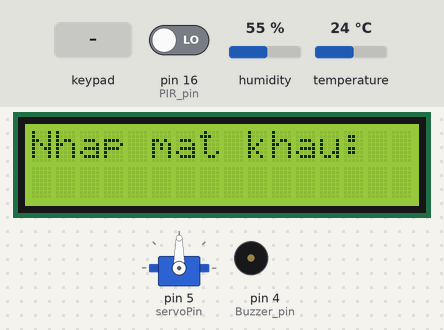
Simulated run of this sketch. Board: Arduino Uno, built with avr-gcc and run on an emulated ATmega328P. On the bench: servo, 16×2 character LCD, buzzer (waves = sounding). Inputs (shaded band) come from the test bench; at power-on: pin 16 (PIR_pin) LOW, humidity 55 %, temperature 24 °C. What the sketch prints to the serial monitor is not drawn.

Above: at 1.2 s.
1.3 s: keypad keys 1 2 3 4 # pressed 0.4 s apart
At 3.5 s:
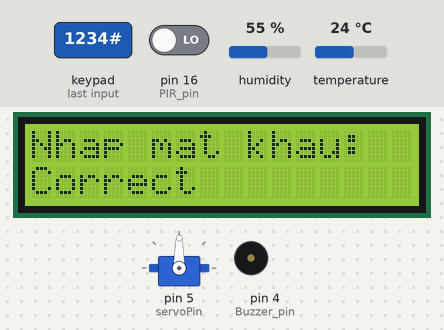
At 4.3 s:
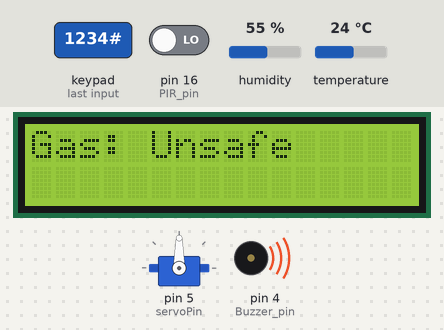
Timing chart, 0 to 11.4 s (numbered marks = the images above; inputs shaded):
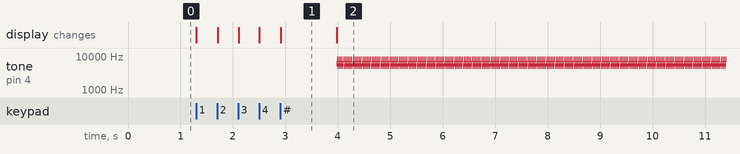

The sketch:

ver1.1.ino
```cpp
#include <Servo.h>
Servo myServo;
#include <DHT.h>
#include <LiquidCrystal_I2C.h>
#include <Wire.h>
LiquidCrystal_I2C lcd(0x27,16,2);
#include <Keypad.h>

// --------------------- SETUP PIN --------------------- //

#define DHT_pin 14                 // Pin out cua cam bien Nhiet do          // Loai DHT11 hoac DHT22
#define PIR_pin 16                 // Chon ngo tin hieu vao cho PIR
#define Gas_pin 15
#define Buzzer_pin 4
#define servoPin 5


// --------------------- SETUP KEYPAD --------------------- //

const int ROW_NUM = 4; //four rows
const int COLUMN_NUM = 4; //four columns

char keys[ROW_NUM][COLUMN_NUM] = {
  {'1','2','3', 'A'},
  {'4','5','6', 'B'},
  {'7','8','9', 'C'},
  {'*','0','#', 'D'}
};

byte pin_rows[ROW_NUM] = {13, 12, 11, 10}; //connect to the row pinouts of the keypad
byte pin_column[COLUMN_NUM] = {9, 8, 7, 6}; //connect to the column pinouts of the keypad


// --------------------- GLOBAL VARIABLE --------------------- //

int PIR_value = 0;                 // set gia tri cua PIR
float Humidity_value = 0;          // set gia tri do am ban dau = 0
float Temperature_value = 0;       // set gia tri nhiet do ban dau = 0
bool flag_LCD = true;
bool flag_Gas = true;
int Gas_value = 0;
const String password = "1234";    // Password
String input_password;
char key;
const int door_close = 10;
const int door_open = 170;
// --------------------- SETUP ARDUINO --------------------- //

DHT dht(DHT_pin, DHT11);           // Khoi dong DHT
Keypad keypad = Keypad( makeKeymap(keys), pin_rows, pin_column, ROW_NUM, COLUMN_NUM );
unsigned long times = millis();
unsigned long times_password = millis();
unsigned long times_door = millis();

// ----------------------------------------------------//

void setup() {
  INIT_ARDUINO();
}


void loop() {

  while(NhapMatKhau() == true)
  {
    while(1) {

      DHT_Function();

      PIR_Buzzer(); // Canh bao chuyen dong

      Show_Unsafe_Gas();

      if (Log_out())
        break;
    }
  }
}

void INIT_ARDUINO() {
  Serial.begin(9600);                 // Set braud rate
  dht.begin(); // Khoi dong DHT
  myServo.attach(servoPin);
  pinMode(Buzzer_pin, OUTPUT);        // Set chan cua Buzzer
  input_password.reserve(10);         // Gioi han mat khau: 10
  lcd.begin();                        // Khoi dong lcd
  lcd.backlight();                    // Bat nen lcd
  lcd.clear();                        // Xoa man hinh lcd
}

//----------- HAM DHT -----------//
void DHT_Function() {
  if (millis() - times > 1000) {
    Humidity_value = dht.readHumidity();        // Doc do am
    Temperature_value = dht.readTemperature();  // Doc nhiet do
    Gas_value = analogRead(Gas_pin);
    times = millis();
  }
      Hien_LCD();
}

//----------- HAM PIR -----------//
void PIR_Buzzer() { // Cam bien chuyen dong + canh bao
  PIR_value = digitalRead(PIR_pin);
  if (PIR_value == HIGH) { // Neu gia gia tri o muc cao (1)
    if (flag_LCD) {
      lcd.clear();
      lcd.setCursor(0, 0);
      lcd.print("Motion detected!");
    }
    Buzzer_PIP();
    flag_LCD = false;
    PIR_Buzzer(); // Goi lai ham kiem tra cho den khi An toan
    lcd.clear();
  }
  flag_LCD = true; // Set lai bien flag_LCD nhu ban dau

}

void Buzzer_PIP() {
  tone(Buzzer_pin, 6000, 300);
      delay(10);
  tone(Buzzer_pin, 8000, 300);
      delay(10);
  tone(Buzzer_pin, 5000, 300);
      delay(10);
}

//----------- HAM MQ2 -----------//
bool Check_gas() {
  if (Gas_value > 160) {
    Serial.println(Gas_value);
    return true;
  }
  Serial.println(Gas_value);
  return false;
}

void Show_Unsafe_Gas() {
  if (Check_gas())
  {
    if (flag_Gas) {
      lcd.clear();
      lcd.setCursor(0, 0);
      lcd.print("Gas: Unsafe");
    }
    Buzzer_PIP();
    flag_Gas = false;
    Show_Unsafe_Gas();
  }
  flag_Gas = false;
}

//----------- HAM KEYPAD - PASSWORD -----------//
bool KiemTraMatKhau() {
  input_password = "";
  while (millis() - times_password < 5000) { // Sau 5s, neu nguoi dung khong nhap thi se thoat

      key = keypad.getKey();

      if (key){
        times_password = millis(); // set lai times_password
        if(key == '*') {
          input_password = ""; // reset input password
          XuatLCD_notClear(0, 1, input_password);
        }
        else if(key == '#') {
            if(password == input_password) {
              XuatLCD_notClear(0, 1, "Correct");
              delay(1000);
              lcd.clear();
              return true;
            } else {
              XuatLCD_notClear(0, 1, "Incorrect");
              delay(1000);
              lcd.clear();
              return false;
            }

            input_password = ""; // reset imput password
          } else {
            input_password += key; // append new character to input password string
          }
          XuatLCD_notClear(0, 1, input_password);
      }

  } // while (1)
  lcd.clear();
  return false; // Neu qua thoi gian thi tra ve false
}

bool NhapMatKhau() {
//  char key = keypad.getKey();
//  if (key != NULL) {
    XuatLCD(0, 0, "Nhap mat khau:");
    times_password = millis();
    return KiemTraMatKhau();
}

bool Log_out() {
  key = keypad.getKey();
  if (key == 'D') {
    if (NhapMatKhau()) {
      XuatLCD(0, 0, "Logout!");
      delay(1000);
      lcd.clear();
      return true;
    }
  }
  return false;
}

void Hien_LCD() {

  XuatLCD_notClear(0, 0, "T:");
  XuatLCD_notClear(2, 0, (String)Temperature_value);

  XuatLCD_notClear(8, 0, "H:");
  XuatLCD_notClear(10, 0, (String)Humidity_value);

  XuatLCD_notClear(0, 1, "Gas:");
  XuatLCD_notClear(4, 1, (String)Gas_value);

}

//----------- HAM SERVO -----------//

bool Door_Open() {
  myServo.write(door_open);
  return true;
}

bool Door_Close() {
  myServo.write(door_close);
  return true;
}

void Door() {
  key = keypad.getKey();
  if (key == 'B') {

  }
}

//----------- HAM LCD -----------//
void XuatLCD(int colunm, int row, String msg) {
  lcd.clear();
  lcd.setCursor(colunm, row);
  lcd.print(msg);

}

void XuatLCD_notClear(int colunm, int row, String msg) {
  lcd.setCursor(colunm, row);
  lcd.print(msg);

}
```

Measured:
- after the input at 1.3 s, tone on pin 4 (Buzzer_pin): silent → 6000 Hz after 2.7 s, then repeats every 0.03 s: 8000 Hz 0.01 s, 5000 Hz 0.01 s, 6000 Hz 0.01 s; the display: first changes at once (image 1 shows a later state)
- what the display in image 1 shows lasts 1.1 s, from 2.9 s to 4.0 s
